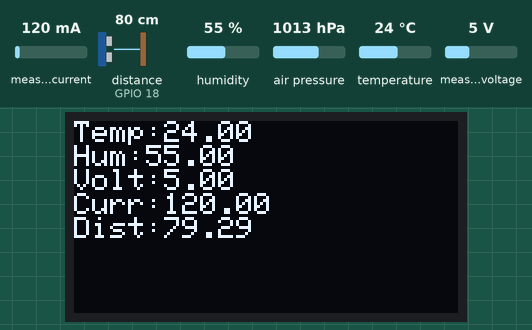
Bench run of a sketch on a simulated ESP32. On the bench: 128×64 one-colour display. Wiring (inferred from the names in the program): ultrasonic range finder: trigger GPIO 5; echo GPIO 18. The inputs (shaded band) are chosen by the test bench; at power-on: measured current 120 mA, distance to the obstacle (sensor on GPIO 18) 80 cm, humidity 55 %, temperature 24 °C, measured voltage 5 V, air pressure 1013 hPa. The echo pulse lasts 58.3 µs per cm; WiFi joins after 1.5 s; servers stay silent unless stated; what the sketch prints to the serial monitor is not drawn.

Above: at 2.7 s.
2.8 s: measured current set to 40 mA
At 6.5 s:
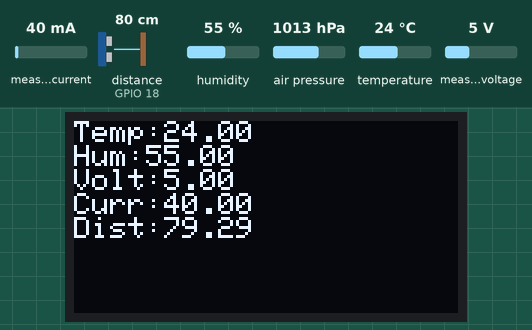
7.1 s: distance to the obstacle (sensor on GPIO 18) set to 2 cm
At 10.3 s:
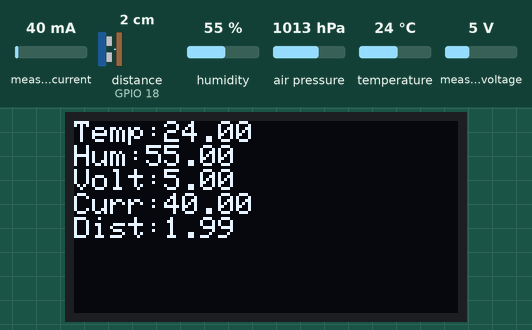
11.2 s: humidity set to 22 %
At 15.0 s:
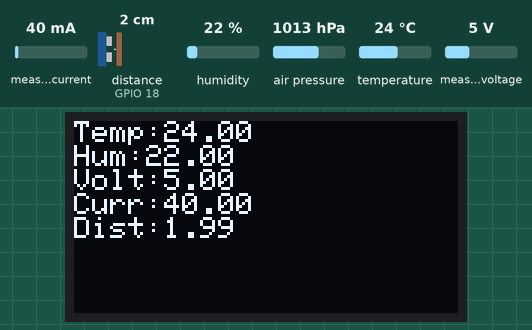
15.3 s: temperature set to 12 °C
At 19.0 s:
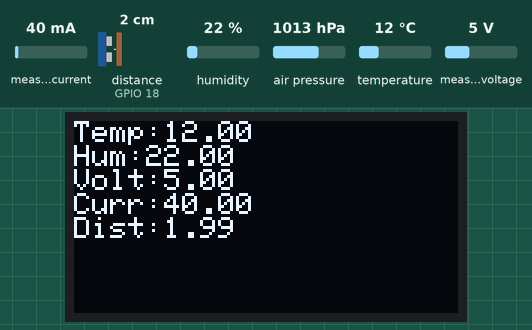
19.4 s: distance to the obstacle (sensor on GPIO 18) set to 4 cm
At 22.8 s:
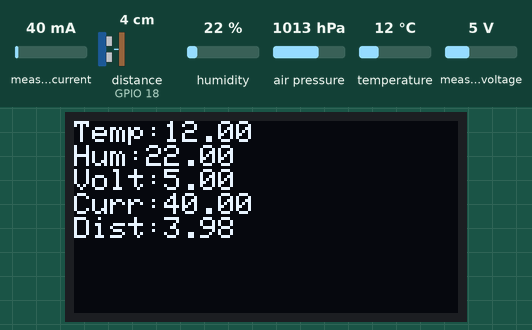
23.5 s: measured voltage set to 0.3 V
At 26.6 s:
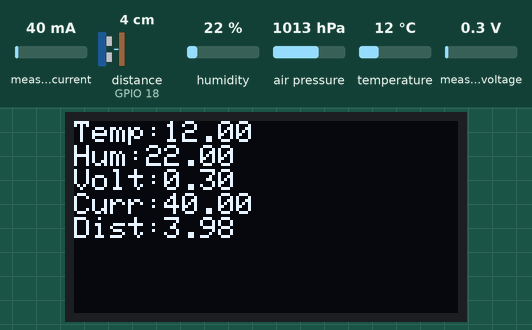
Timing chart, 0 to 28.1 s (numbered marks = the images above; inputs shaded):
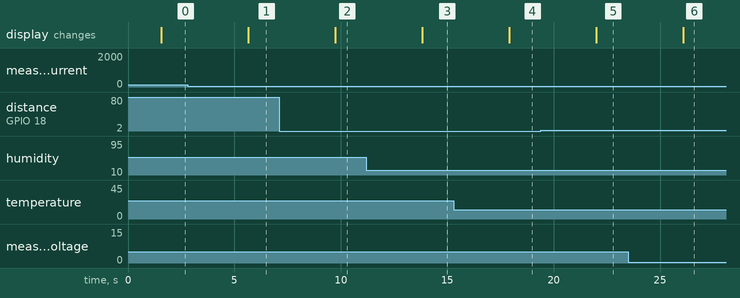

The sketch:

sensor_code.ino
```cpp
#include <WiFi.h>
#include <Wire.h>

#include <Adafruit_BME280.h>
#include <Adafruit_INA219.h>

#include <Adafruit_GFX.h>
#include <Adafruit_SSD1306.h>

#include <Firebase_ESP_Client.h>

#define SCREEN_WIDTH 128
#define SCREEN_HEIGHT 64

Adafruit_SSD1306 display(SCREEN_WIDTH,SCREEN_HEIGHT,&Wire,-1);

Adafruit_BME280 bme;
Adafruit_INA219 ina219;

#define TRIG 5
#define ECHO 18

#define WIFI_SSID "YOUR_WIFI"
#define WIFI_PASSWORD "YOUR_PASS"

#define DATABASE_URL "https://iotproject-cb5d4-default-rtdb.firebaseio.com/"
#define DATABASE_SECRET "riYCQJvXDNY15SR2WVaD4OtAWmaYc3lzkJ6qWkhI"

FirebaseData fbdo;
FirebaseAuth auth;
FirebaseConfig config;

float temperature;
float humidity;
float pressure;

float voltage;
float current;
float power;

float distance;

float readDistance()
{

digitalWrite(TRIG,LOW);
delayMicroseconds(2);

digitalWrite(TRIG,HIGH);
delayMicroseconds(10);

digitalWrite(TRIG,LOW);

long duration=pulseIn(ECHO,HIGH);

float dist=duration*0.034/2;

return dist;

}

void readSensors()
{

temperature=bme.readTemperature();

humidity=bme.readHumidity();

pressure=bme.readPressure()/100.0F;

voltage=ina219.getBusVoltage_V();

current=ina219.getCurrent_mA();

power=ina219.getPower_mW();

distance=readDistance();

}

void setup()
{

Serial.begin(115200);

Wire.begin(21,22);

bme.begin(0x76);

ina219.begin();

display.begin(SSD1306_SWITCHCAPVCC,0x3C);

display.clearDisplay();

display.setTextSize(1);

display.setTextColor(SSD1306_WHITE);

pinMode(TRIG,OUTPUT);

pinMode(ECHO,INPUT);

WiFi.begin(WIFI_SSID,WIFI_PASSWORD);

while(WiFi.status()!=WL_CONNECTED)
{
delay(500);
Serial.print(".");
}

Serial.println("WiFi Connected");

config.database_url=DATABASE_URL;
config.signer.tokens.legacy_token=DATABASE_SECRET;

Firebase.begin(&config,&auth);

Firebase.reconnectWiFi(true);

}

void loop()
{

readSensors();

display.clearDisplay();

display.setCursor(0,0);

display.print("Temp:");
display.println(temperature);

display.print("Hum:");
display.println(humidity);

display.print("Volt:");
display.println(voltage);

display.print("Curr:");
display.println(current);

display.print("Dist:");
display.println(distance);

display.display();

Firebase.RTDB.setFloat(&fbdo,"sensor/temperature",temperature);

Firebase.RTDB.setFloat(&fbdo,"sensor/humidity",humidity);

Firebase.RTDB.setFloat(&fbdo,"sensor/pressure",pressure);

Firebase.RTDB.setFloat(&fbdo,"sensor/voltage",voltage);

Firebase.RTDB.setFloat(&fbdo,"sensor/current",current);

Firebase.RTDB.setFloat(&fbdo,"sensor/power",power);

Firebase.RTDB.setFloat(&fbdo,"sensor/distance",distance);

delay(3000);

}
```

Measured:
- after the input at 2.8 s, the display: changes after 2.9 s (image 1)
- after the input at 7.1 s, the display: changes after 2.6 s (image 2)
- after the input at 11.2 s, the display: changes after 2.6 s (image 3)
- after the input at 15.3 s, the display: changes after 2.6 s (image 4)
- after the input at 19.4 s, the display: changes after 2.6 s (image 5)
- after the input at 23.5 s, the display: changes after 2.6 s (image 6)
